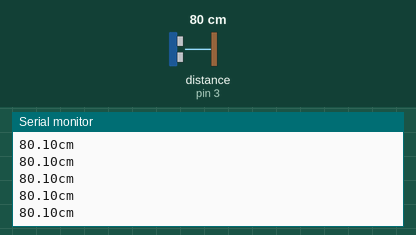
This sketch was run on a simulated Arduino Uno, built with avr-gcc and run on an emulated ATmega328P. Shown: the last lines printed to the serial monitor. Wiring (inferred from the names in the program): ultrasonic range finder: trigger pin 2; echo pin 3. The test bench sets the inputs (shaded band); at power-on: distance to the obstacle (sensor on pin 3) 80 cm. The echo pulse lasts 58.3 µs per cm.

Above: at 1.2 s.
1.3 s: distance to the obstacle (sensor on pin 3) set to 120 cm
At 1.49 s:
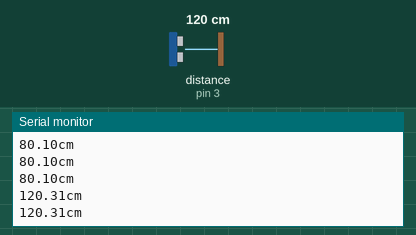
4.3 s: distance to the obstacle (sensor on pin 3) set to 2 cm
At 4.3 s:
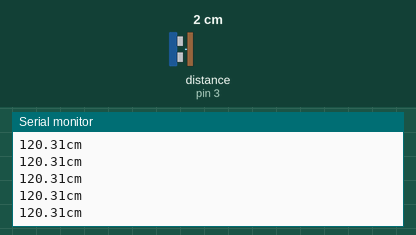
Timing chart, 0 to 7.3 s (numbered marks = the images above; inputs shaded):
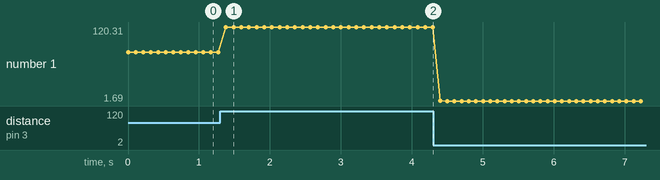

Measured:
- after the input at 1.3 s, the serial monitor: prints a new line after 0.08 s (image 1)
- plotted number 1: 80.1 → 120.31 after the input at 1.3 s, 120.31 → 1.69 after the input at 4.3 s

The sketch:

test_distance.ino
```cpp
const int trigPin = 2;
const int echoPin = 3;

void setup() {
  Serial.begin(9600);
}

void loop()
{
  long duration, inches;
  float cm;
  pinMode(trigPin, OUTPUT);
  digitalWrite(trigPin, LOW);
  delayMicroseconds(2);
  digitalWrite(trigPin, HIGH);
  delayMicroseconds(10);
  digitalWrite(trigPin, LOW);
  pinMode(echoPin, INPUT);
  duration = pulseIn(echoPin, HIGH);
  cm = microsecondsToCentimeters(duration);
  Serial.print(cm);
  Serial.print("cm");
  Serial.println();
  delay(100);
}


float microsecondsToCentimeters(long microseconds)

{return microseconds * 1.0f / 29 * 1.0f / 2 * 1.0f;}
```
